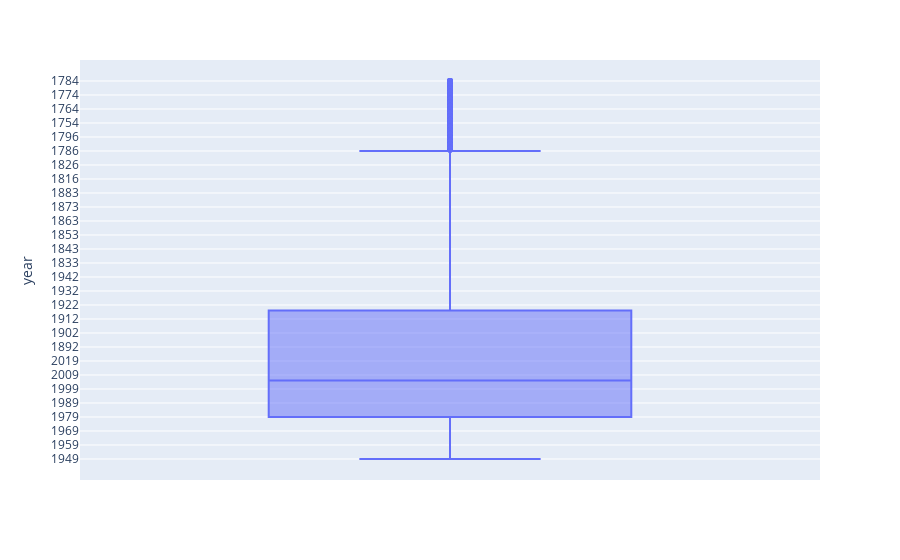

Notebook code cell kept with this figure:
### Code cell
check_outlier_px(df, 'year')

### Figure 1 — Plotly figure (JSON) as saved in the notebook; plotly's stock layout.template omitted (floating-point values rounded to 4 significant figures; data arrays with more than 128 entries replaced by an {"elided": "..."} marker saying what was removed)
{"data": [{"alignmentgroup": "True", "hovertemplate": "year=%{y}<extra></extra>", "legendgroup": "", "marker": {"color": "#636efa"}, "name": "", "notched": false, "offsetgroup": "", "orientation": "v", "showlegend": false, "type": "box", "x0": " ", "xaxis": "x", "y": {"elided": "25204 str values"}, "y0": " ", "yaxis": "y"}], "layout": {"boxmode": "group", "legend": {"tracegroupgap": 0}, "margin": {"t": 60}, "xaxis": {"anchor": "y", "domain": [0, 1]}, "yaxis": {"anchor": "x", "domain": [0, 1], "title": {"text": "year"}}}}
